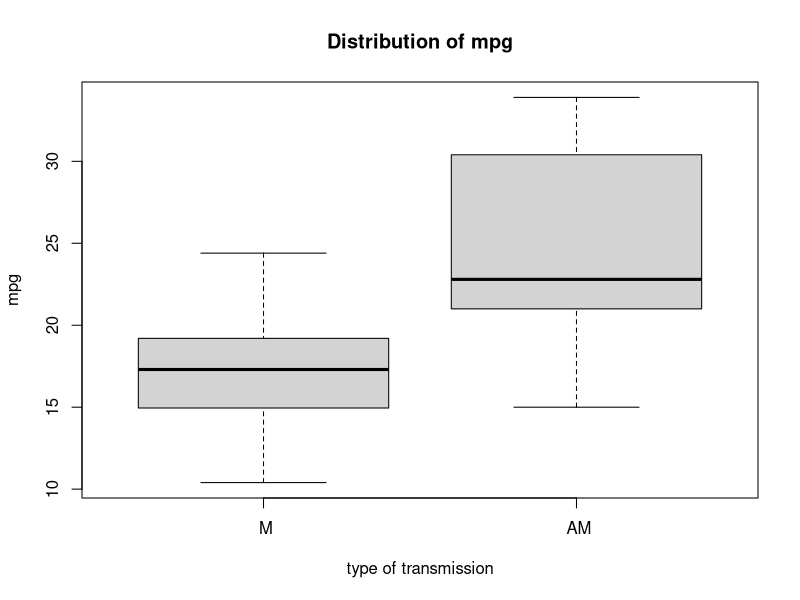
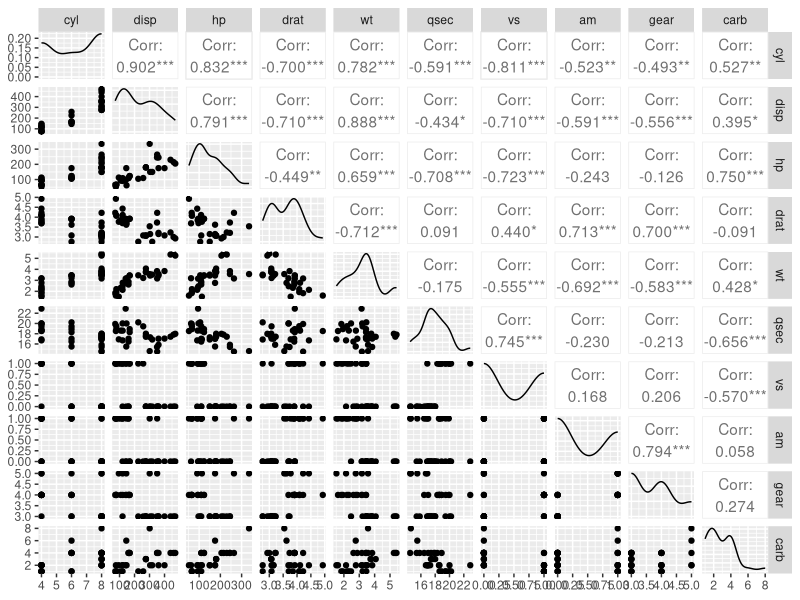
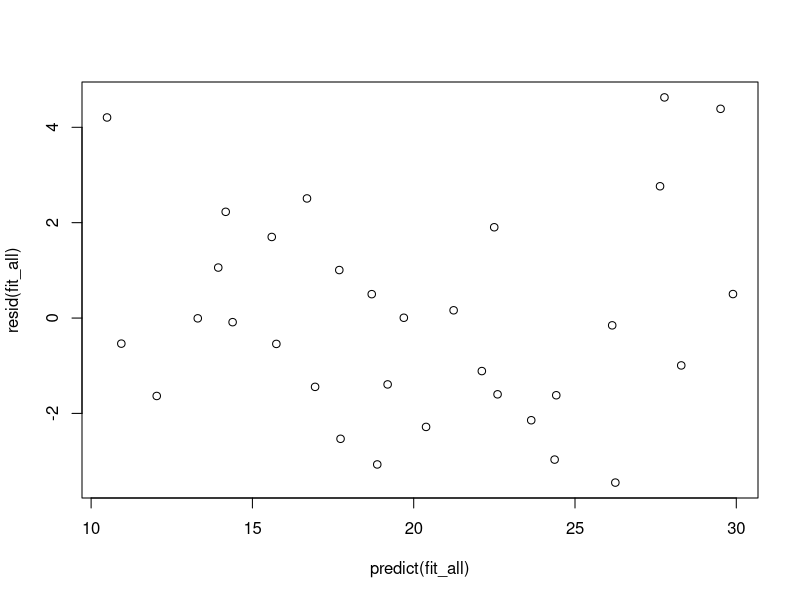
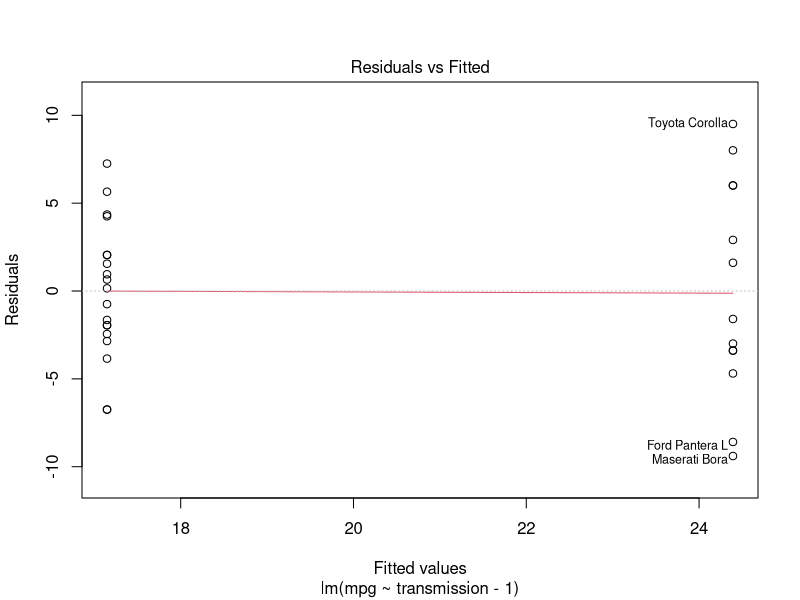
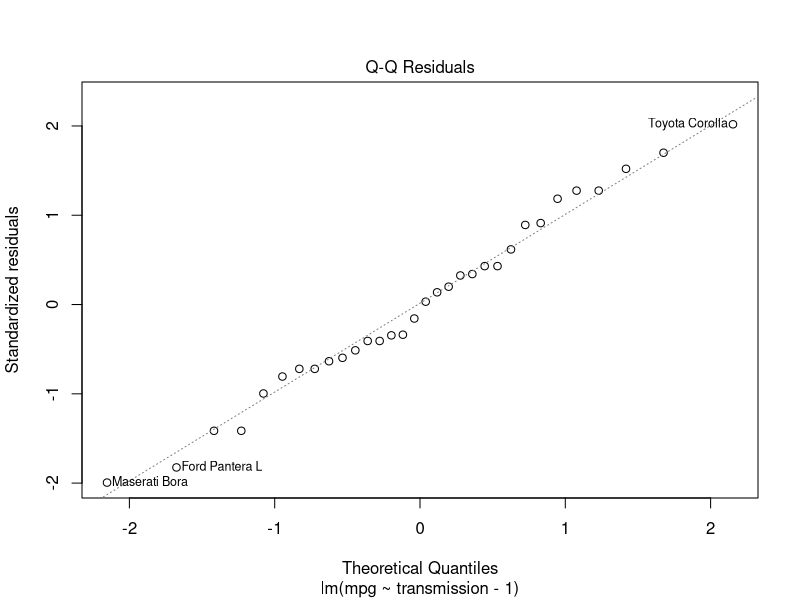
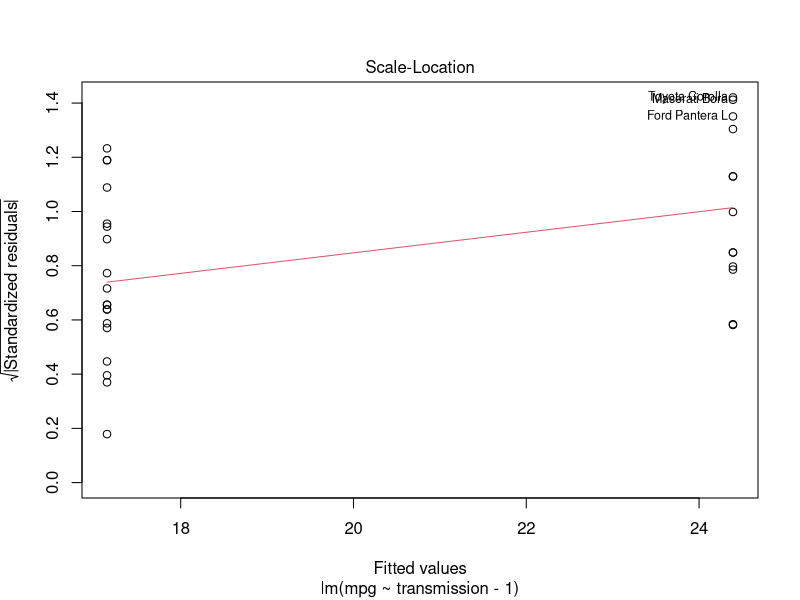
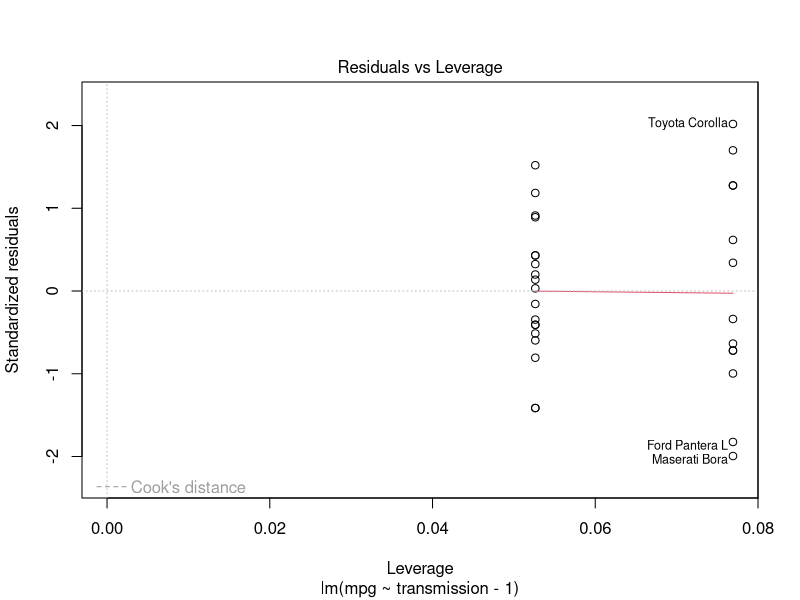
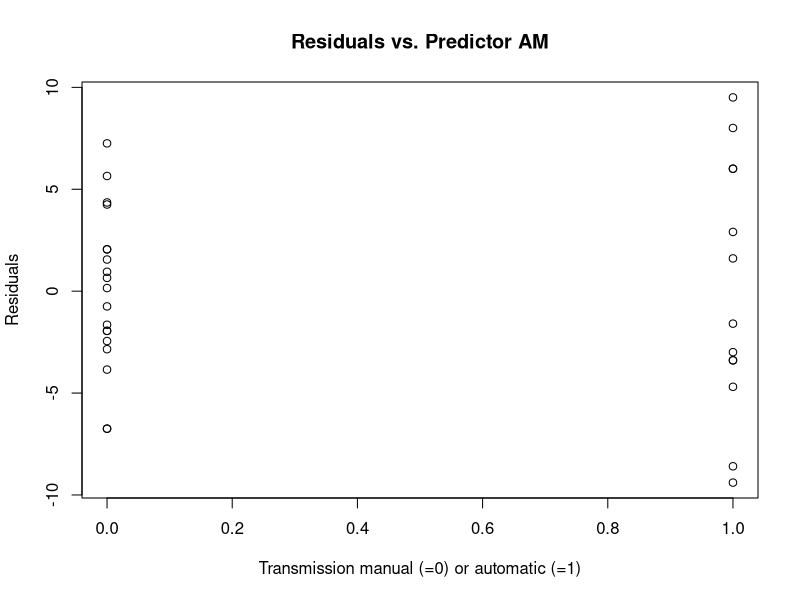

Recreate these plots in R, in order.
## ---- chunk 1
suppressMessages(library(tidyverse))
suppressMessages(library(magrittr))
suppressMessages(library(GGally))
data(mtcars)

# data preprocessing: am as factor
mtcars %<>% mutate(transmission = factor(am, levels = c(0, 1), labels = c(" M", " AM")))
## ---- chunk 2
boxplot(mpg ~ transmission, data = mtcars, main = "Distribution of mpg", ylab = "mpg",
        xlab = "type of transmission")
## ---- chunk 3
mtcars %>% select(-mpg, -transmission) %>% ggpairs
## ---- chunk 4
fit_all <- lm(mpg ~ ., data = mtcars)
summary(fit_all)
## ---- chunk 5
plot(predict(fit_all), resid(fit_all))
## ---- chunk 6
step(fit_all, k = log(nrow(mtcars)))
## ---- chunk 7
fit <- lm(mpg ~ transmission + gear - 1, data = mtcars)
summary(fit)
## ---- chunk 8
fit2 <- lm(mpg ~ transmission - 1, data = mtcars)
summary(fit2)
## ---- chunk 9
fit_final <- lm(mpg ~ wt + qsec + transmission - 1, data = mtcars)
summary(fit_final)
## ---- chunk 10
plot(fit2)
## ---- chunk 11
anova(fit2, fit, fit_all)
## ---- chunk 12
e <- resid(fit2)
x <- mtcars$am

plot(x, e, xlab = "Transmission manual (=0) or automatic (=1)", ylab = "Residuals", main = "Residuals vs. Predictor AM")
## ---- chunk 13
t.test(mpg~am, data = mtcars)
